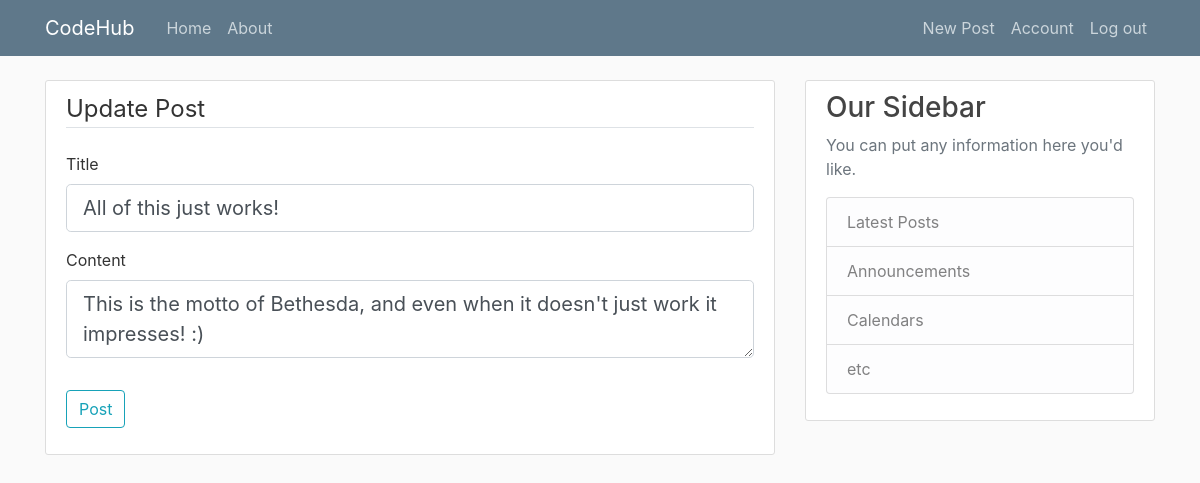
Screenshot of /post/1/update (signed in) with the database file from the repository.
### app/models.py (models this page shows, shortened)
class Post(db.Model):
    id = db.Column(db.Integer, primary_key=True)                                    # Primary Key
    title = db.Column(db.String(100), nullable=False)                               # Each Post will have a title, with a max(100) characters, uniqueness does not apply, and Null is not allowed!
    date_posted = db.Column(db.DateTime, nullable=False, default=datetime.utcnow)   # Each Post will have a date_posted, with DateTime set to utcnow, current time, and Null is not allowed!
    content = db.Column(db.Text, nullable=False)                                    # Each Post will have a content with no character limit, and Null is not allowed!
    user_id = db.Column(db.Integer, db.ForeignKey('user.id'), nullable=False)       # This is using the user id as a ForeignKey, each post must have an Author, so Null is not allowed!
    rating = db.Column(db.Integer, nullable=False, default=10)

### app/posts/routes.py (the view, shortened to what this page needs)
@posts.route('/post/<int:post_id>/update', methods=['GET', 'POST'])
@login_required
def update_post(post_id):
    post = Post.query.get_or_404(post_id)
    if post.author != current_user:
        abort(403)
    form = PostForm()                                                       # Create an instance of the PostForm()
    if request.method == 'GET':
        form.title.data = post.title                                        # This ensures that the fields are populated with the previous text! But only if it's a 'GET' request.
        form.content.data = post.content                                    # This ensures that the fields are populated with the previous text! But only if it's a 'GET' request.
    return render_template('create_post.html', title='Update Post', form=form, legend='Update Post')            # Redirect to Create_Post.html, but with some pre-filled text, and a newer legend!

### app/posts/forms.py
class PostForm(FlaskForm):
    title = StringField('Title', validators=[ DataRequired() ])
    content = TextAreaField('Content', validators=[ DataRequired() ])
    submit = SubmitField('Post')

### app/models.py (called while the page is built)
@login_manager.user_loader
def laod_user(user_id):
    return User.query.get(int(user_id))                                             # getter function that helps get the user_id

### app/templates/create_post.html (shortened to what this page needs)
{% extends "template.html" %}
{% block content %}
    <div class="content-section">
        <form method="POST" action="">
            <fieldset class="form-group">
                <legend class="border-bottom mb-4">{{ legend }}</legend>
                <div class="form-group">
                    {{ form.title.label(class="form-control-label") }}
                    {% if form.title.errors %}
                        {{ form.title(class="form-control form-control-lg is-invalid") }}
                        <div class="invalid-feedback">
                            {% for error in form.title.errors %}
                                <span> {{ error }} </span>
                            {% endfor %}
                        </div>
                    {% else %}
                        {{ form.title(class="form-control form-control-lg") }}
                    {% endif %}
                </div>
                <div class="form-group">
                    {{ form.content.label(class="form-control-label") }}
                    {% if form.content.errors %}
                        {{ form.content(class="form-control form-control-lg is-invalid") }}
                        <div class="invalid-feedback">
                            {% for error in form.content.errors %}
                                <span> {{ error }} </span>
                            {% endfor %}
                        </div>
                    {% else %}
                        {{ form.content(class="form-control form-control-lg") }}
                    {% endif %}
                </div>
            </fieldset>
            <div class="form-group">
                {{ form.submit(class="btn btn-outline-info") }}
            </div>
        </form>
    </div>
{% endblock content %}

### app/static/main.css (style rules this page uses)
body { background: #fafafa; color: #333333; margin-top: 5rem; }
.content-section { background: #ffffff; padding: 10px 20px; border: 1px solid #dddddd; border-radius: 3px; margin-bottom: 20px; }

### rows the page displays
Post: title "All of this just works!", content "This is the motto of Bethesda, and even when it doesn't just work it impresses! :)"

### other values shown
{{ legend }} "Update Post"
